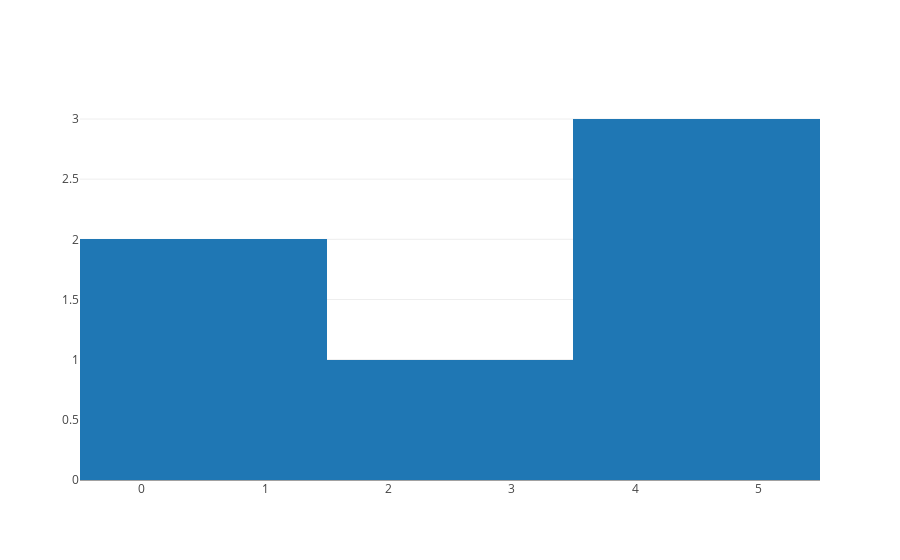

Notebook code for this chart:
### Code cell
// Count pure vars in state


Histogram(x=List(1,1,3,5,5,5)).plot()//.withXbins(new Bins(0,1,1)).plot()

### Figure 1 — Plotly figure (JSON) as saved in the notebook; plotly's stock layout.template omitted (floating-point values rounded to 4 significant figures)
{"data": [{"type": "histogram", "x": [1, 1, 3, 5, 5, 5]}], "layout": {}}
